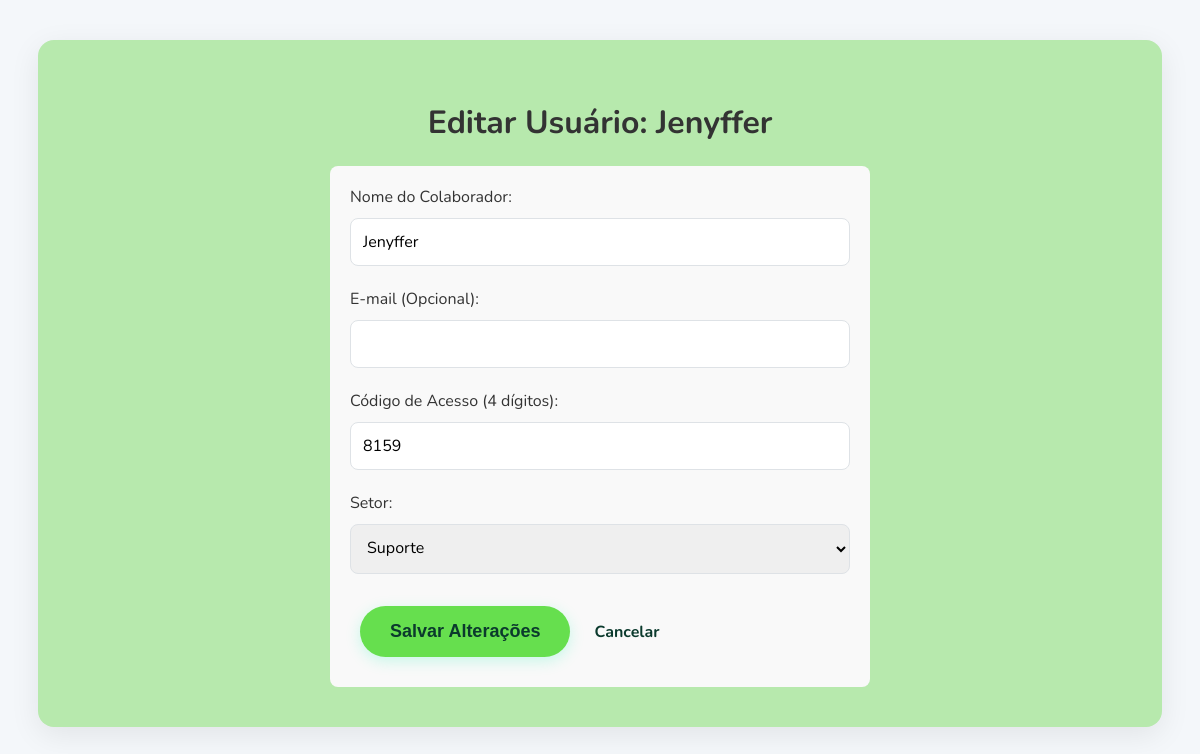
Before: /admin/edit_user/8 (signed in) with the older database file.
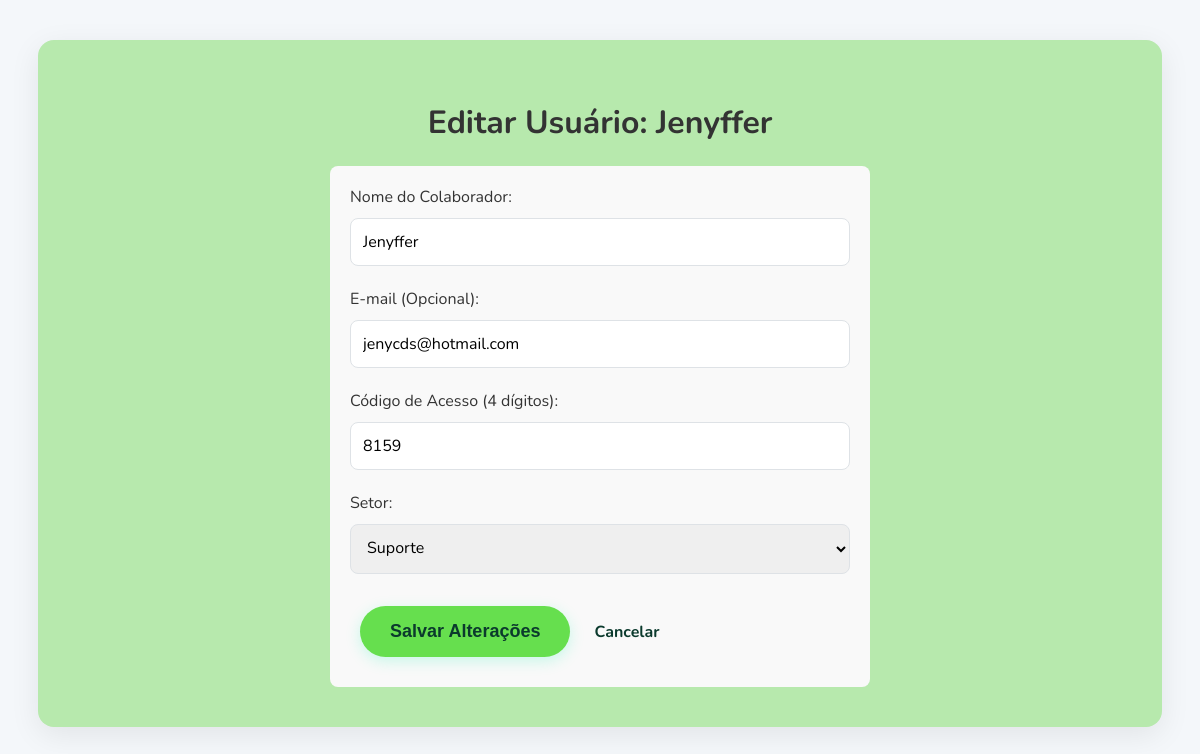
After: the same page with the newer database file.
### app/models.py (models this page shows)
class Usuario(db.Model):
    id = db.Column(db.Integer, primary_key=True)
    nome = db.Column(db.String(100), nullable=False)
    email = db.Column(db.String(120), unique=True, nullable=True)
    codigo_acesso = db.Column(db.String(4), unique=True, nullable=False)
    departamento_id = db.Column(db.Integer, db.ForeignKey('departamento.id'), nullable=False)
    respostas = db.relationship('Resposta', backref='usuario', lazy=True)

class Departamento(db.Model):
    id = db.Column(db.Integer, primary_key=True)
    nome = db.Column(db.String(100), unique=True, nullable=False)
    usuarios = db.relationship('Usuario', backref='departamento', lazy=True)

### app/routes/admin.py (the view)
@admin_bp.route('/edit_user/<int:usuario_id>', methods=['GET'])
def editar_usuario(usuario_id):
    if not session.get('admin_logged_in'): return redirect(url_for('admin.pagina_admin'))
    usuario = Usuario.query.get_or_404(usuario_id)
    departamentos = Departamento.query.order_by(Departamento.nome).all()
    return render_template('edit_user.html', usuario=usuario, departamentos=departamentos)

### app/templates/edit_user.html (shortened to what this page needs)
{% extends 'base.html' %}
{% block content %}
<div class="dashboard-container">
    <h1>Editar Usuário: {{ usuario.nome }}</h1>
    <form method="post" style="text-align: left; max-width: 500px; margin: auto; background-color: #f9f9f9; padding: 20px; border-radius: 8px;">
        <label for="nome">Nome do Colaborador:</label><br>
        <input type="text" name="nome" style="width: 100%;" value="{{ usuario.nome }}" required><br><br>
        <label for="email">E-mail (Opcional):</label><br>
        <input type="email" name="email" value="{{ usuario.email or '' }}"><br><br>
        <label for="codigo_acesso">Código de Acesso (4 dígitos):</label><br>
        <input type="text" name="codigo_acesso" maxlength="4" style="width: 100%;" value="{{ usuario.codigo_acesso }}" required><br><br>
        <label for="departamento_id">Setor:</label><br>
        <select name="departamento_id" style="width: 100%;" required>
            {% for depto in departamentos %}
                <option value="{{ depto.id }}" {% if depto.id == usuario.departamento_id %}selected{% endif %}>
                    {{ depto.nome }}
                </option>
            {% endfor %}
        </select><br><br>
        <button type="submit" class="btn">Salvar Alterações</button>
        <a href="{{ url_for('admin.pagina_admin') }}" style="margin-left: 10px;">Cancelar</a>
    </form>
</div>
{% endblock %}

### app/templates/base.html (shortened to what this page needs)
<!DOCTYPE html>
<html lang="pt-br">
<head>
    <link rel="stylesheet" href="{{ url_for('static', filename='css/style.css') }}">
</head>
<body>
    <div style="display: flex; justify-content: center; align-items: flex-start; min-height: 90vh; padding-top: 20px; padding-bottom: 20px;">
        {% block content %}{% endblock %}
    </div>
</body>
</html>

### app/static/css/style.css (style rules this page uses)
:root { --cor-primaria: #0B3A2D; --cor-acento: #66df4e; --cor-acento-hover: #00D294; --cor-fundo: #f4f7fa; --cor-texto: #333333; --cor-texto-claro: #ffffff; --cor-borda: #dee2e6; }
body { font-family: 'Nunito', sans-serif; background-color: var(--cor-fundo); color: var(--cor-texto); margin: 0; padding: 20px; }
.btn { display: inline-block; text-decoration: none; background-color: var(--cor-acento); color: var(--cor-primaria); font-weight: 800; padding: 15px 30px; margin: 10px; border-radius: 50px; font-size: 18px; transition: all 0.3s ease; border: none; cursor: pointer; box-shadow: 0 4px 15px rgba(0, 245, 171, 0.2); }
a { color: var(--cor-primaria); font-weight: 700; text-decoration: none; }
.login-container, .dashboard-container, .ranking-container, .quiz-container { background: rgb(183, 233, 173); padding: 40px; border-radius: 16px; box-shadow: 0 8px 30px rgba(0, 0, 0, 0.08); text-align: center; width: 90%; }
input[type="password"], input[type="text"], input[type="number"], input[type="email"], input[type="date"], input[type="month"], textarea, select { padding: 12px; margin-top: 10px; width: 100%; border: 1px solid var(--cor-borda); border-radius: 8px; font-family: 'Nunito', sans-serif; font-size: 16px; box-sizing: border-box; }

Changed rows visible on the page:
changed Usuario "Jenyffer": email (not shown) → "jenycds@hotmail.com"
